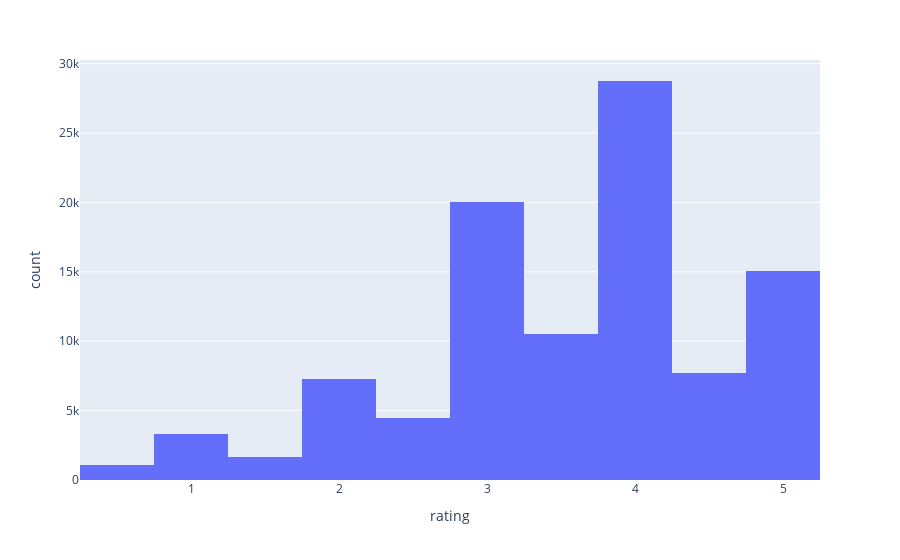

Notebook source saved alongside this figure:
### Markdown cell above
## Collaborative filtering

Collaborative Filtering is based on the idea that users similar to a me can be used to predict how much I will like a particular product or service those users have used/experienced but I have not. We will be using Surprise library which uses algorithms like Singular Value Decomposition (SVD) to minimise RMSE (Root Mean Square Error) and other metrics and give great recommendations.

Surprise is a Python scikit for building and analyzing recommender systems that deal with explicit rating data. It is taking as input ratings of few movies done by a set of users and predicting the rating of remaining movies by using collaborative filtering algorithm ( in this we are using SVD algorithm ).

SVD creates a lower dimensional representation for each user and movie based on some latent factors(featurs of movies) and based on these lower dimensional representation model predicts rating of user for other movie. The dimension of latent factor can be controlled by n_factor parameter of a model ( its default value is 100 ). Usually, the quality of the training set predictions grows with as n_factors gets higher.


Steps involved:
1. Preprocessing of data ( removing irrelevant columns, checking NAN values etc )
2. Using surprise library to make train and test dataset
3. Trained the model on the available data ( training dataset ) 
4. Finally, tested the quality of model by using RMSE and MAE 
5. Now that our model is fitted, we can call predict to get some predictions. predict returns an internal object Prediction which can be easily converted back to a dataframe.

Mean Absolute Error (MAE) measures the average magnitude of the errors in a set of predictions, without considering their direction. 
Root mean squared error (RMSE) is the square root of the average of squared differences between prediction and actual observation. 
Lower value of both RMSE and MAE is considered to be good.

### Code cell
# drop the timestamp column since we dont need it now
ratings = ratings.drop(columns="timestamp")

#checking for missing values
ratings.isna().sum()

#check for the numbers of total movies and users
movies= ratings['movieId'].nunique()  #nunique is similar to count but only takes unique values
users=ratings['userId'].nunique()
print('total number of movies =', movies)
print('total number of users =', users)

#  HIstogram showing frequency of ratings given by different users
fig = px.histogram(ratings, x="rating")
fig.show()

### Figure 1 — Plotly figure (JSON) as saved in the notebook; plotly's stock layout.template omitted (floating-point values rounded to 4 significant figures; data arrays with more than 128 entries replaced by an {"elided": "..."} marker saying what was removed)
{"data": [{"alignmentgroup": "True", "bingroup": "x", "hovertemplate": "rating=%{x}<br>count=%{y}<extra></extra>", "legendgroup": "", "marker": {"color": "#636efa", "pattern": {"shape": ""}}, "name": "", "offsetgroup": "", "orientation": "v", "showlegend": false, "type": "histogram", "x": {"elided": "100004 float values"}, "xaxis": "x", "yaxis": "y"}], "layout": {"barmode": "relative", "legend": {"tracegroupgap": 0}, "margin": {"t": 60}, "xaxis": {"anchor": "y", "domain": [0, 1], "title": {"text": "rating"}}, "yaxis": {"anchor": "x", "domain": [0, 1], "title": {"text": "count"}}}}
